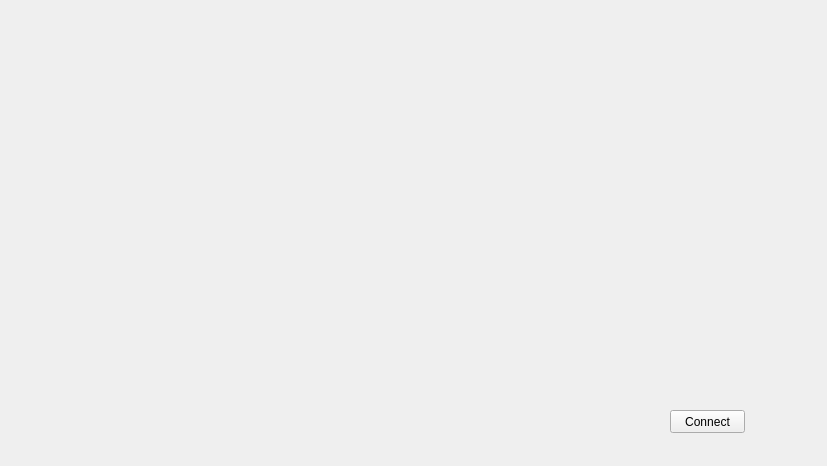
<?xml version="1.0" encoding="UTF-8"?>
<ui version="4.0">
 <class>manualPanel</class>
 <widget class="QWidget" name="manualPanel">
  <property name="geometry">
   <rect>
    <x>0</x>
    <y>0</y>
    <width>827</width>
    <height>466</height>
   </rect>
  </property>
  <property name="windowTitle">
   <string>Form</string>
  </property>
  <widget class="QPushButton" name="buttonConnect">
   <property name="geometry">
    <rect>
     <x>670</x>
     <y>410</y>
     <width>75</width>
     <height>23</height>
    </rect>
   </property>
   <property name="text">
    <string>Connect</string>
   </property>
  </widget>
 </widget>
 <resources/>
 <connections/>
</ui>
